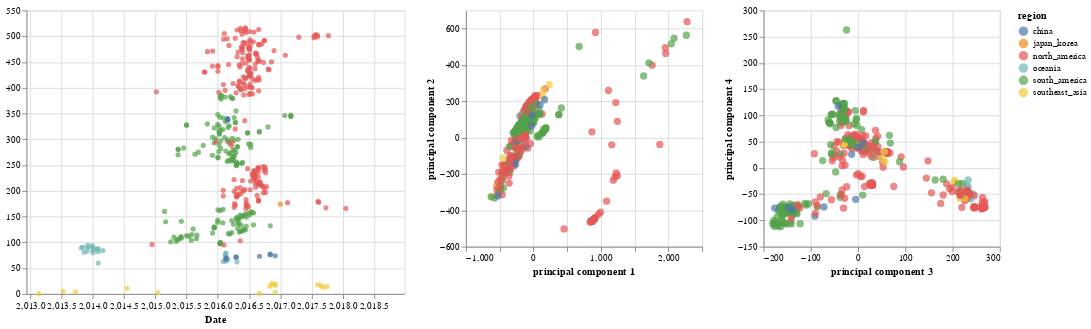

The cell this chart's notebook holds for it:
### Markdown cell above
# Linking the Tree with the two other PCA Plots

### Code cell
import altair as alt
base = alt.Chart(merged_df)
brush = alt.selection(type='interval', resolve='global')
tree_name = base.mark_circle().encode(
    x=alt.X(
        "date:Q",
        scale=alt.Scale(domain=(node_df["date"].min() - 0.2, node_df["date"].max() + 0.2)),
        title="Date"
    ),
    y=alt.Y(
        "y:Q",
        title=""
    ),
    color=alt.condition(brush, 'region:N', alt.ColorValue('gray')),
    #color="region:N",
    tooltip=["strain:N", "region:N", "date:Q"]
).add_selection(brush)

#brush = alt.selection(type='interval', resolve='global')
#link the charts
pc1 = base.mark_circle(size=60).encode(
    x='principal component 1',
    y='principal component 2',
    color=alt.condition(brush, 'region', alt.ColorValue('gray')),
    tooltip=['strain', 'region']
).add_selection(
    brush
).properties(
    width=250,
    height=250
)
#Make this into a website (view compiled vega -- gives you the javascript -- put that into a HTML script)

pc34 = base.mark_circle(size=60).encode(
    x='principal component 3',
    y='principal component 4',
    color=alt.condition(brush, 'region', alt.ColorValue('gray')),
    tooltip=['strain', 'region']
).add_selection(
    brush
).properties(
    width=250,
    height=250
)

tree_name|pc1|pc34
#pc1.encode(x='principal component 1') | pc34.encode(x='principal component 3') #link the tree to this one as well

### Figure 1 — Vega-Lite specification as saved in the notebook (floating-point values rounded to 4 significant figures; data arrays with more than 128 entries replaced by an {"elided": "..."} marker saying what was removed)
{"$schema": "https://vega.github.io/schema/vega-lite/v3.3.0.json", "config": {"mark": {"tooltip": null}, "view": {"height": 300, "width": 400}}, "data": {"name": "data-5f79882137d1635693eee2a6bda2b55d"}, "datasets": {"data-5f79882137d1635693eee2a6bda2b55d": {"elided": "420 records"}}, "hconcat": [{"encoding": {"color": {"condition": {"field": "region", "selection": "selector050", "type": "nominal"}, "value": "gray"}, "tooltip": [{"field": "strain", "type": "nominal"}, {"field": "region", "type": "nominal"}, {"field": "date", "type": "quantitative"}], "x": {"field": "date", "scale": {"domain": [2013.0, 2019.0]}, "title": "Date", "type": "quantitative"}, "y": {"field": "y", "title": "", "type": "quantitative"}}, "mark": "circle", "selection": {"selector050": {"resolve": "global", "type": "interval"}}}, {"encoding": {"color": {"condition": {"field": "region", "selection": "selector050", "type": "nominal"}, "value": "gray"}, "tooltip": [{"field": "strain", "type": "nominal"}, {"field": "region", "type": "nominal"}], "x": {"field": "principal component 1", "type": "quantitative"}, "y": {"field": "principal component 2", "type": "quantitative"}}, "height": 250, "mark": {"size": 60, "type": "circle"}, "selection": {"selector050": {"resolve": "global", "type": "interval"}}, "width": 250}, {"encoding": {"color": {"condition": {"field": "region", "selection": "selector050", "type": "nominal"}, "value": "gray"}, "tooltip": [{"field": "strain", "type": "nominal"}, {"field": "region", "type": "nominal"}], "x": {"field": "principal component 3", "type": "quantitative"}, "y": {"field": "principal component 4", "type": "quantitative"}}, "height": 250, "mark": {"size": 60, "type": "circle"}, "selection": {"selector050": {"resolve": "global", "type": "interval"}}, "width": 250}]}
